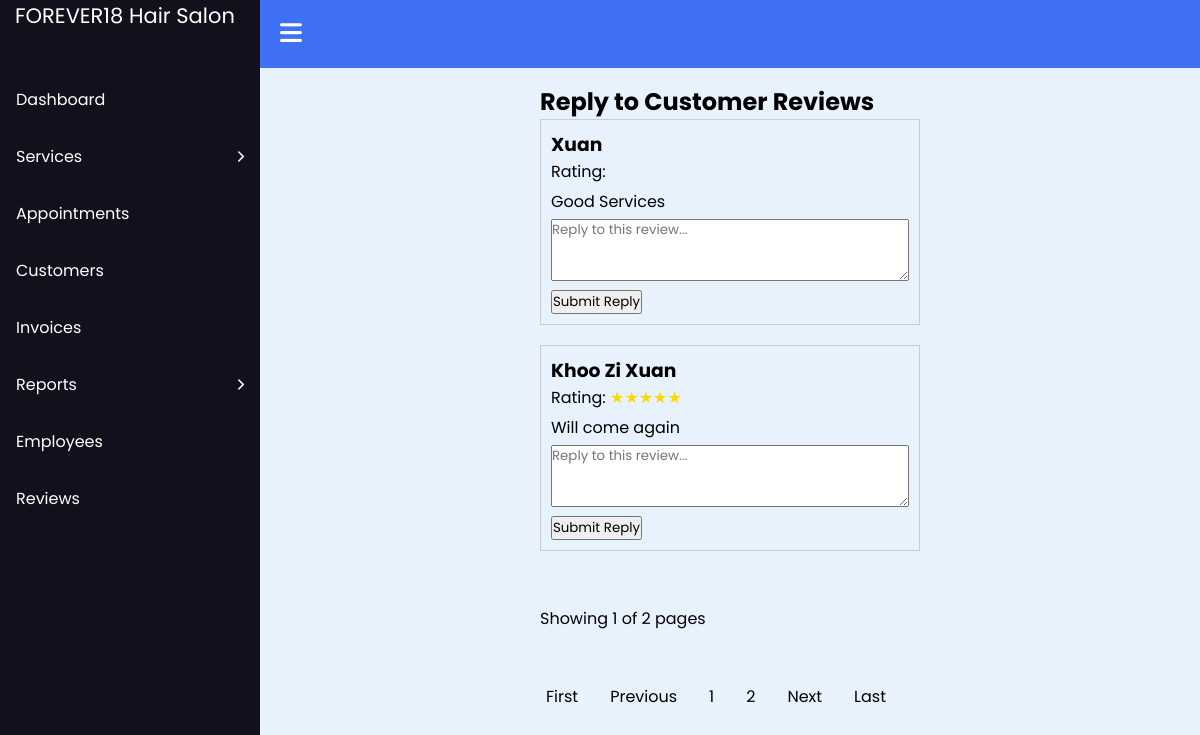
Screenshot of /admin/reply_reviews.php with the database file from the repository.
### tables this page shows
CREATE TABLE `reviews` (
  `id` int(10) NOT NULL,
  `name` varchar(50) NOT NULL,
  `rating` int(10) NOT NULL,
  `review` text NOT NULL,
  `reply_review` text NOT NULL,
  `time` timestamp NOT NULL DEFAULT current_timestamp() ON UPDATE current_timestamp()
);

### admin/reply_reviews.php (the view, shortened to what this page needs)
<!DOCTYPE html>
<html lang="en">
<head>
    <link href='https://unpkg.com/boxicons@2.1.1/css/boxicons.min.css' rel='stylesheet'>
    <link rel="stylesheet" href="../css/reviews.css">
    <link rel="stylesheet" href="css/pagination.css">
    <link rel="stylesheet" href="css/reply_reviews.css">
</head>
<body>
    <?php include("sidebar.php"); ?>
    <main class="main">
        <section id="content">
            <div class="reply-container">
                <h2>Reply to Customer Reviews</h2>
                <?php
                $start = 0;
                $rows_per_page = 2;
                $records = "SELECT * FROM reviews";
                $recordsResult = mysqli_query($conn, $records);
                $num_of_rows = $recordsResult->num_rows;
                $pages = ceil($num_of_rows / $rows_per_page);
                $sql = "SELECT * FROM reviews ORDER BY time DESC LIMIT $start, $rows_per_page";
                $result = mysqli_query($conn, $sql);
                if ($result) {
                    while ($row = mysqli_fetch_assoc($result)) {
                        ?>
                        <div class="review">
                            <h3>
                                <?php echo $row["name"]; ?>
                            </h3>
                            <p>Rating:
                                <?php
                                $rating = $row["rating"];
                                for ($i = 0; $i < $rating; $i++) {
                                    echo '<span class="stars">&#9733;</span>';
                                }
                                ?>
                            </p>
                            <p>
                                <?php echo $row["review"]; ?>
                            </p>
                            <form action="reply_reviews.php" method="post">
                                <div class="form-group">
                                    <textarea name="reply_review" cols="30" rows="3" placeholder="Reply to this review..."
                                        autocomplete="off" required></textarea>
                                </div>
                                <button type="submit" class="btn submit" name="submit">Submit Reply</button>
                            </form>
                        </div>
                        <?php
                    }
                } else {
                    echo "No reviews yet.";
                }
                ?>
                <br>
                <div class="page-info">
                    <?php
                    if (!isset($_GET['page-num'])) {
                        $page = 1;
                    } else {
                        $page = $_GET['page-num'];
                    }
                    ?>
                    Showing
                    <?php echo $page ?> of
                    <?php echo $pages ?> pages
                </div>
                <br>
                <div class="pagination">
                    <a href="?page-num=1">First</a>
                    <?php
                    if (isset($_GET['page-num']) && $_GET['page-num'] > 1) {
                        ?>
                        <a href="?page-num=<?php echo $_GET['page-num'] - 1 ?>">Previous</a>
                        <?php
                    } else {
                        ?>
                        <a>Previous</a>
                        <?php
                    }
                    ?>
                    <div class="page-numbers">
                        <?php
                        for ($counter = 1; $counter <= $pages; $counter++) {
                            ?>
                            <a href="?page-num=<?php echo $counter ?>">
                                <?php echo $counter ?>
                            </a>
                            <?php
                        }
                        ?>
                    </div>
                    <?php
                    if (!isset($_GET['page-num'])) {
                        ?>
                        <a href="?page-num=2">Next</a>
                        <?php
                    } elseif ($_GET['page-num'] >= $pages) {
                        ?>
                        <a>Next</a>
                        <?php
                    } else {
                        ?>
                        <a href="?page-num=<?php echo $_GET['page-num'] + 1 ?>">Next</a>
                        <?php
                    }
                    ?>
                    <a href="?page-num=<?php echo $pages ?>">Last</a>
                </div>
            </div>
        </section>
    </main>
</body>
</html>

### css/reviews.css (style rules this page uses)
.review { border: 1px solid #ccc; padding: 10px; margin-bottom: 20px; }
.review h3 { margin-top: 0; }
.review p { margin-bottom: 5px; }
.stars { color: #FFD700; }

### admin/css/pagination.css (style rules this page uses)
.pagination { margin-top: 20px; margin-left: -10px; }
.pagination a { color: #000; float: left; padding: 8px 16px; text-decoration: none; transition: background-color .3s; }
.page-info { clear: both; margin-top: 10px; margin-right: 10px; }

### admin/includes/sidebar.css (style rules this page uses)
* { margin: 0; padding: 0; box-sizing: border-box; font-family: 'Poppins', sans-serif; }
.navbar, .main { left: 260px; width: calc(100% - 260px); transition: all 0.5s ease; z-index: 1000; }
.main { position: relative; display: flex; align-items: center; justify-content: center; height: 100vh; z-index: 100; background: #e7f2fd; }

### rows the page displays
reviews: name "Xuan", review "Good Services"
reviews: name "Khoo Zi Xuan", rating 5 (drawn), review "Will come again"

### other values shown
$page "1"
$pages "2"
